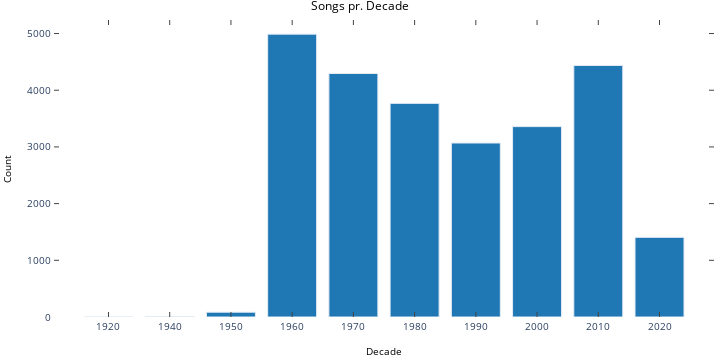

The notebook cell saved with this chart:
### Code cell
decade_count = defaultdict(lambda: 0)
for date in song_data.released:
    year = (int(date[:4]) // 10) * 10
    decade_count[str(year)] += 1

decade_count = {k: v for k, v in sorted(decade_count.items(), key=lambda item: int(item[0])) if v > 1}

fig = plt.figure(figsize=(10,5))
plt.bar(*zip(*decade_count.items()))
plt.xlabel('Decade')
plt.ylabel('Count')
plt.title('Songs pr. Decade')
plt.show()

plotly_fig = tls.mpl_to_plotly(fig, resize=False)
plotly_fig.update_layout(
    xaxis = dict(
        tickmode = 'array',
        tickvals = list(np.arange(len(decade_count.keys()))),
        ticktext = list(decade_count.keys())),
    paper_bgcolor='rgba(0,0,0,0)',
    plot_bgcolor='rgba(0,0,0,0)',
    title_x =0.5,
    margin=dict(l=5, r=5, t=20, b=5)
)

plotly.write_image(plotly_fig, plotly_folder + "songs_per_decade.json")
iplot(plotly_fig)

### Figure 1 — Plotly figure (JSON) as saved in the notebook; plotly's stock layout.template omitted (floating-point values rounded to 4 significant figures)
{"data": [{"marker": {"color": "#1F77B4", "line": {"width": 1}}, "opacity": 1, "orientation": "v", "type": "bar", "x": [0, 1, 2, 3, 4, 5, 6, 7, 8, 9], "xaxis": "x", "y": [2, 6, 85, 4989, 4295, 3768, 3069, 3358, 4437, 1405], "yaxis": "y"}], "layout": {"autosize": false, "bargap": 0.2, "height": 360, "hovermode": "closest", "margin": {"b": 5, "l": 5, "pad": 0, "r": 5, "t": 20}, "paper_bgcolor": "rgba(0,0,0,0)", "plot_bgcolor": "rgba(0,0,0,0)", "showlegend": false, "title": {"font": {"color": "#000000", "size": 12}, "text": "Songs pr. Decade", "x": 0.5}, "width": 720, "xaxis": {"anchor": "y", "domain": [0, 1], "mirror": "ticks", "nticks": 10, "range": [-0.89, 9.89], "showgrid": false, "showline": true, "side": "bottom", "tickfont": {"size": 10}, "tickmode": "array", "ticks": "inside", "ticktext": ["1920", "1940", "1950", "1960", "1970", "1980", "1990", "2000", "2010", "2020"], "tickvals": [0, 1, 2, 3, 4, 5, 6, 7, 8, 9], "title": {"font": {"color": "#000000", "size": 10}, "text": "Decade"}, "type": "linear", "zeroline": false}, "yaxis": {"anchor": "x", "domain": [0, 1], "mirror": "ticks", "nticks": 7, "range": [0, 5238.0], "showgrid": false, "showline": true, "side": "left", "tickfont": {"size": 10}, "ticks": "inside", "title": {"font": {"color": "#000000", "size": 10}, "text": "Count"}, "type": "linear", "zeroline": false}}}
